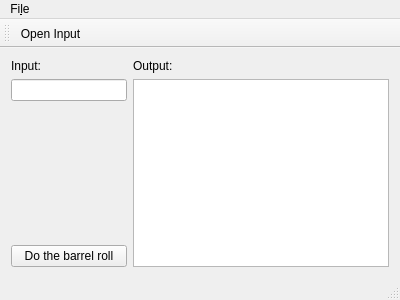
<?xml version="1.0" encoding="UTF-8"?>
<ui version="4.0">
 <class>MainWindow</class>
 <widget class="QMainWindow" name="MainWindow">
  <property name="geometry">
   <rect>
    <x>0</x>
    <y>0</y>
    <width>400</width>
    <height>300</height>
   </rect>
  </property>
  <property name="windowTitle">
   <string>MainWindow</string>
  </property>
  <widget class="QWidget" name="centralWidget">
   <layout class="QVBoxLayout" name="verticalLayout_4">
    <item>
     <layout class="QHBoxLayout" name="horizontalLayout">
      <item>
       <layout class="QVBoxLayout" name="verticalLayout_2">
        <item>
         <layout class="QVBoxLayout" name="verticalLayout">
          <item>
           <widget class="QLabel" name="inputLabel">
            <property name="text">
             <string>Input:</string>
            </property>
           </widget>
          </item>
          <item>
           <widget class="QLineEdit" name="inputLineEdit"/>
          </item>
          <item>
           <spacer name="verticalSpacer">
            <property name="orientation">
             <enum>Qt::Vertical</enum>
            </property>
            <property name="sizeHint" stdset="0">
             <size>
              <width>20</width>
              <height>40</height>
             </size>
            </property>
           </spacer>
          </item>
         </layout>
        </item>
        <item>
         <widget class="QPushButton" name="pushButton">
          <property name="text">
           <string>Do the barrel roll</string>
          </property>
         </widget>
        </item>
       </layout>
      </item>
      <item>
       <layout class="QVBoxLayout" name="verticalLayout_3">
        <item>
         <widget class="QLabel" name="outputLabel">
          <property name="text">
           <string>Output:</string>
          </property>
         </widget>
        </item>
        <item>
         <widget class="QTextEdit" name="outputTextEdit"/>
        </item>
       </layout>
      </item>
     </layout>
    </item>
   </layout>
  </widget>
  <widget class="QMenuBar" name="menuBar">
   <property name="geometry">
    <rect>
     <x>0</x>
     <y>0</y>
     <width>400</width>
     <height>30</height>
    </rect>
   </property>
   <widget class="QMenu" name="menuFile">
    <property name="title">
     <string>Fi&amp;le</string>
    </property>
    <addaction name="actionOpen_Input"/>
   </widget>
   <addaction name="menuFile"/>
  </widget>
  <widget class="QToolBar" name="mainToolBar">
   <attribute name="toolBarArea">
    <enum>TopToolBarArea</enum>
   </attribute>
   <attribute name="toolBarBreak">
    <bool>false</bool>
   </attribute>
   <addaction name="actionOpen_Input"/>
  </widget>
  <widget class="QStatusBar" name="statusBar"/>
  <action name="actionOpen_Input">
   <property name="icon">
    <iconset resource="icons.qrc">
     <normaloff>:/icons/open-file-icon.ICO</normaloff>:/icons/open-file-icon.ICO</iconset>
   </property>
   <property name="text">
    <string>Open Input</string>
   </property>
   <property name="shortcut">
    <string>Ctrl+O</string>
   </property>
  </action>
 </widget>
 <layoutdefault spacing="6" margin="11"/>
 <resources>
  <include location="icons.qrc"/>
 </resources>
 <connections/>
</ui>
